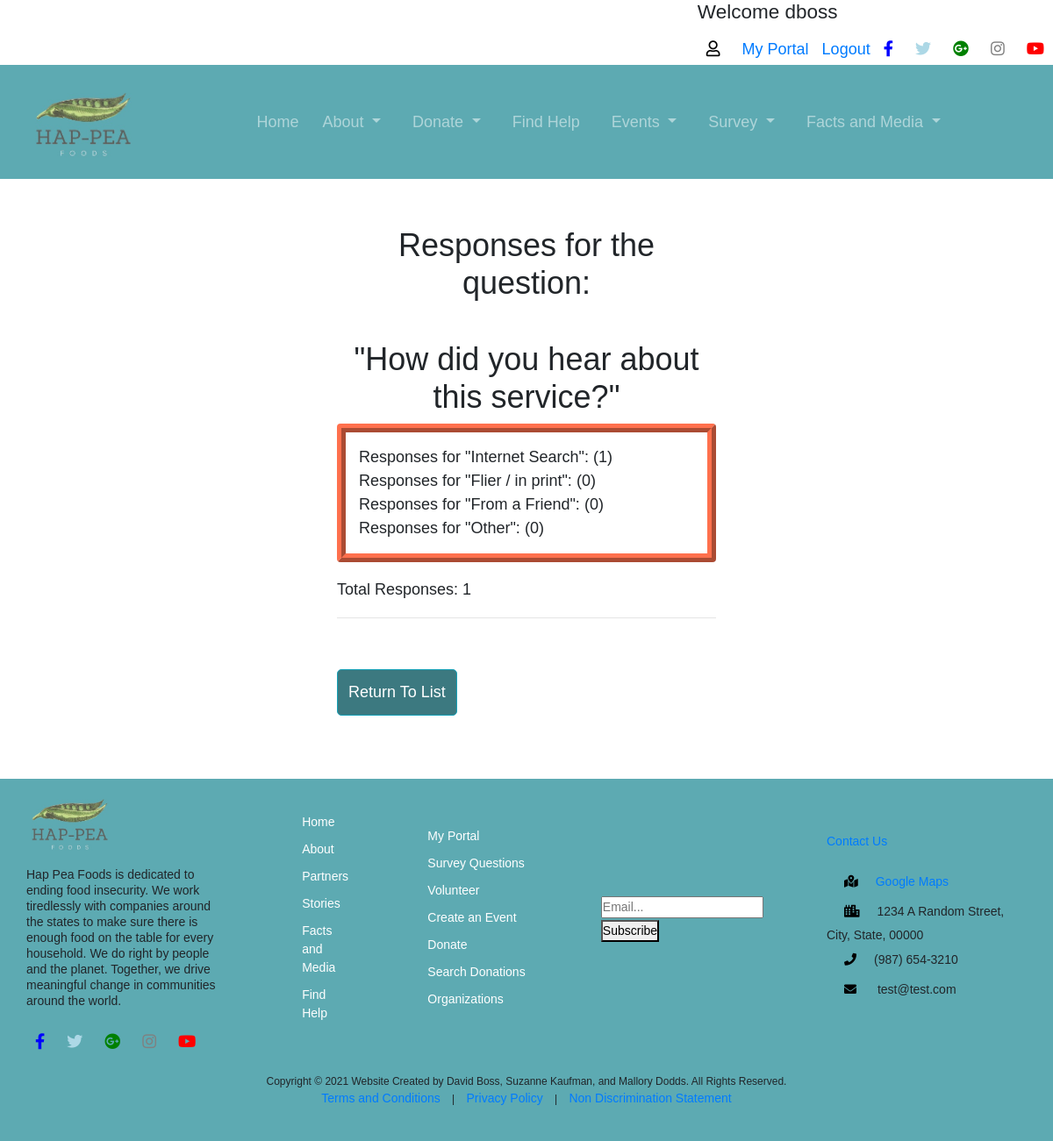
The app's page /survey/results/1/ (signed in), older data.
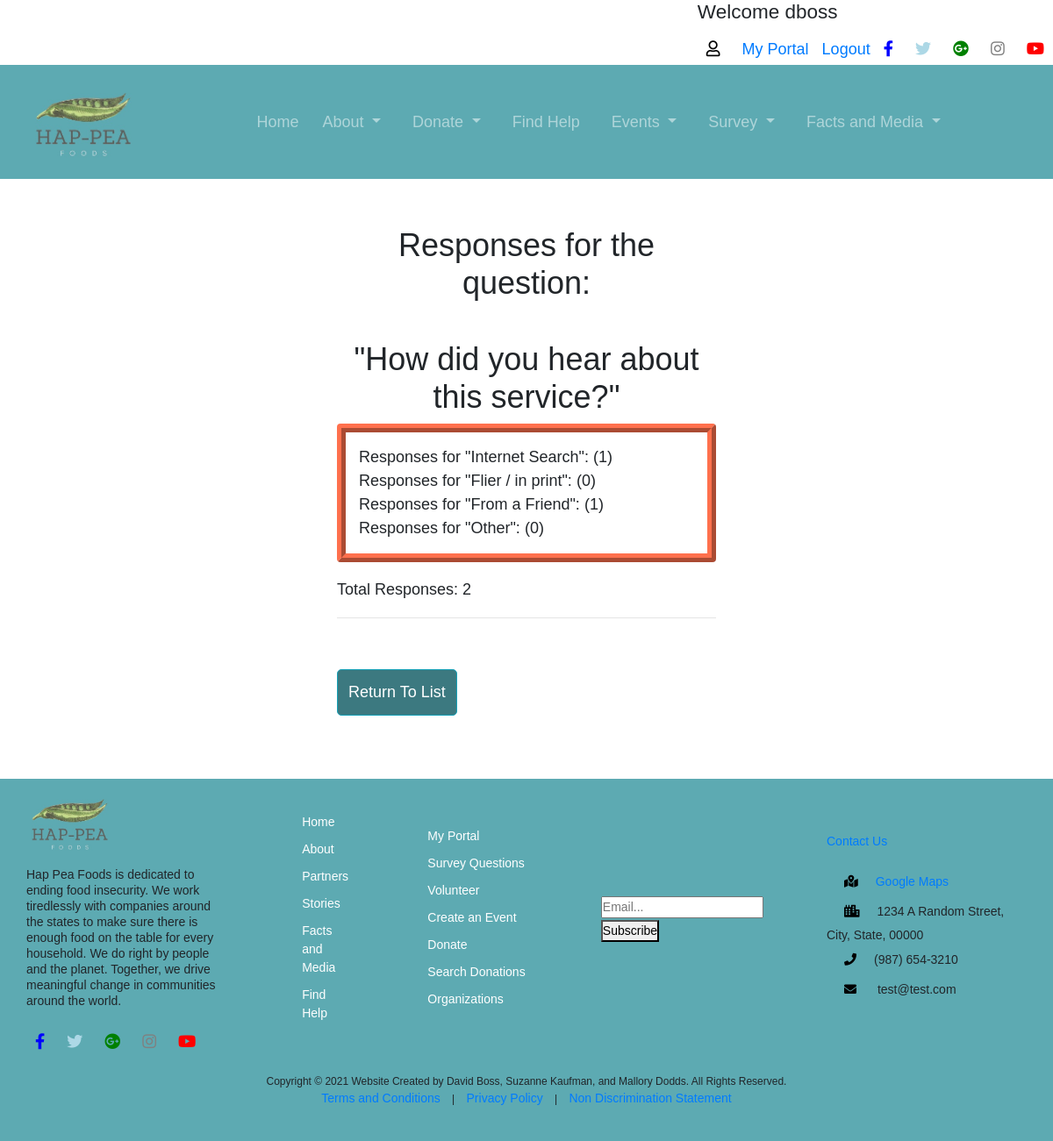
The same page, newer data.
### survey/models.py (models this page shows)
class Questionnaire(models.Model):
    question = models.TextField()
    option_one = models.CharField(null=True, max_length=30)
    option_two = models.CharField(null=True, max_length=30)
    option_three = models.CharField(null=True, max_length=30)
    option_four = models.CharField(null=True, max_length=30)
    option_one_count = models.IntegerField(default = 0)
    option_two_count = models.IntegerField(default = 0)
    option_three_count = models.IntegerField(default = 0)
    option_four_count = models.IntegerField(default = 0)
    textAnswer = models.TextField(null = True)
    def total(self):
        return self.option_one_count + self.option_two_count + self.option_three_count + self.option_four_count

### survey/views.py (the view)
# urls.py: path('results/<questionnaire_id>/', views.results_view, name='results'),
@login_required
def results_view(request, questionnaire_id): # for admin only
    result = Questionnaire.objects.get(pk=questionnaire_id)
    return render(request, 'survey/results.html', {'result':result})

### templates/survey/results.html (shortened to what this page needs)
{% extends 'base_layout.html' %}
{% block content %}
    <div class="col-md-6 offset-md-3" style="padding: 5%;">
        <div class="col-lg-12">
            <h2 class="text-center">Responses for the question:<br /> <br />
            "{{ result.question }}"</h2>
        </div>
        <form method="POST">
            <div class="form-group" style="border: 10px solid #FF704D; border-style: ridge; padding: 15px;">
                  <div>
                      Responses for "{{ result.option_one }}": ({{ result.option_one_count }})
                  </div>
                  <div>
                      Responses for "{{ result.option_two }}": ({{ result.option_two_count }})
                  </div>
                  <div>
                      Responses for "{{ result.option_three }}": ({{ result.option_three_count }})
                  </div>
                  <div>
                      Responses for "{{ result.option_four }}": ({{ result.option_four_count }})
                  </div>
            </div>
            <p>Total Responses:  {{ result.total }}</p>
            <hr />
            <a href="{% url 'list' %}" class="btn btn-info">Return To List</a>
        </form>
    </div>
{% endblock %}

Row changes from the older to the newer data that the page shows:
changed Questionnaire "How did you hear about this service?": option_three_count "0" → "1"; total "1" → "2"
